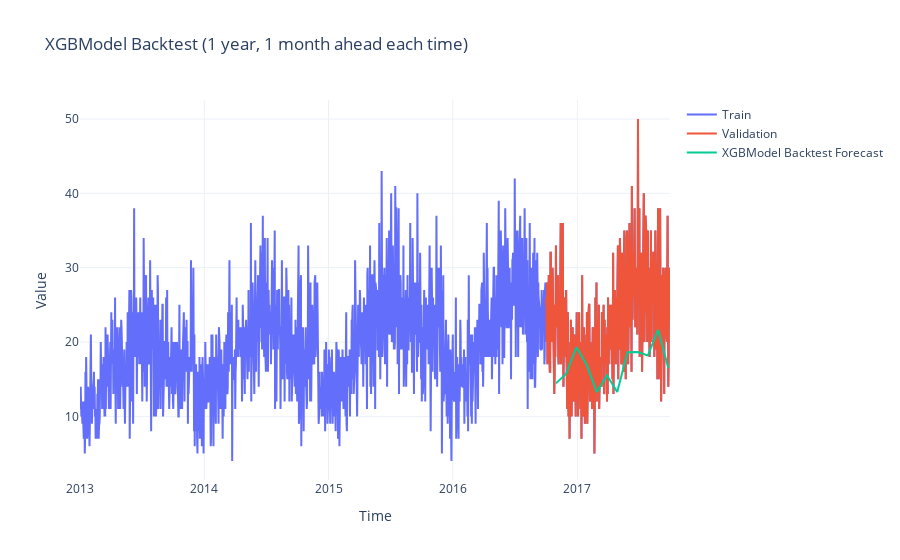

The cell this chart's notebook holds for it:
### Code cell
if isinstance(backtest_forecast, list):
    backtest_forecast = reduce(lambda a, b: a.concatenate(b), backtest_forecast)
 
plot_forecasts(
    train=train,
    val=actual,
    preds={'XGBModel Backtest Forecast': backtest_forecast},
    title="XGBModel Backtest (1 year, 1 month ahead each time)"
)

### Figure 1 — Plotly figure (JSON) as saved in the notebook; plotly's stock layout.template omitted (floating-point values rounded to 4 significant figures; data arrays with more than 128 entries replaced by an {"elided": "..."} marker saying what was removed)
{"data": [{"line": {"width": 2}, "mode": "lines", "name": "Train", "type": "scatter", "x": {"elided": "1734 str values"}, "y": {"elided": "1734 float values"}}, {"line": {"width": 2}, "mode": "lines", "name": "Validation", "type": "scatter", "x": {"elided": "365 str values"}, "y": {"elided": "365 float values"}}, {"mode": "lines", "name": "XGBModel Backtest Forecast", "type": "scatter", "x": ["2016-10-30T00:00:00", "2016-11-29T00:00:00", "2016-12-29T00:00:00", "2017-01-28T00:00:00", "2017-02-27T00:00:00", "2017-03-29T00:00:00", "2017-04-28T00:00:00", "2017-05-28T00:00:00", "2017-06-27T00:00:00", "2017-07-27T00:00:00", "2017-08-26T00:00:00", "2017-09-25T00:00:00"], "y": [14.44, 15.73, 19.29, 16.97, 13.27, 15.52, 13.28, 18.64, 18.65, 18.18, 21.65, 16.51]}], "layout": {"autosize": true, "hovermode": "x unified", "title": {"text": "XGBModel Backtest (1 year, 1 month ahead each time)"}, "xaxis": {"autorange": true, "range": ["2013-01-01", "2017-09-30"], "title": {"text": "Time"}, "type": "date"}, "yaxis": {"autorange": true, "range": [1.444, 52.56], "title": {"text": "Value"}, "type": "linear"}}}
